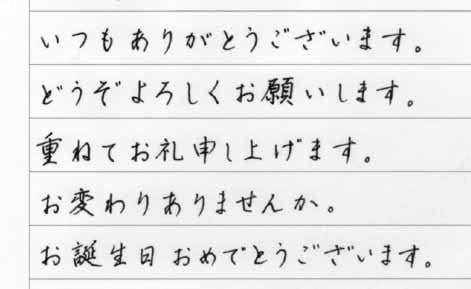
#> input picture services/ocr-service/test/http/sample/image2.jpg, 471 x 289 px
$ python -i opencv_handler.py   (imports and definitions only)
#> lines starting #> are read from the running program, lines starting #| are printed output that depends on the picture; after the words box and inside, x2 and y2 are one past the last pixel; in counts of white or black regions, pixels touching at a corner belong together
#> further down, picture is the input picture: shape (289, 471, 3); min 0, max 255, mean 233.2
import cv2
import numpy as np

def preprocess_image(cv_image, denoise_strength=10, adaptive_thresh=True):
    """
    画像前処理パイプライン

    Args:
        cv_image: OpenCV画像（BGR）
        denoise_strength: ノイズ除去強度（1-30）
        adaptive_thresh: 適応的二値化を使うか

    Returns:
        np.ndarray: 前処理済み画像
    """
#> called with denoise_strength = 10, adaptive_thresh = True
    try :
        # グレースケール
        gray = auto_invert(cv_image)
#> in auto_invert, `median = np.median(gray)`: median = 244

        # ノイズ除去
        denoised = cv2.fastNlMeansDenoising(
            gray,
            h=denoise_strength,
            templateWindowSize=7,
            searchWindowSize=21
        )

        # 二値化
        if adaptive_thresh:
            binary = cv2.adaptiveThreshold(
                denoised, 255,
                cv2.ADAPTIVE_THRESH_GAUSSIAN_C,
                cv2.THRESH_BINARY_INV, 11, 2
            )
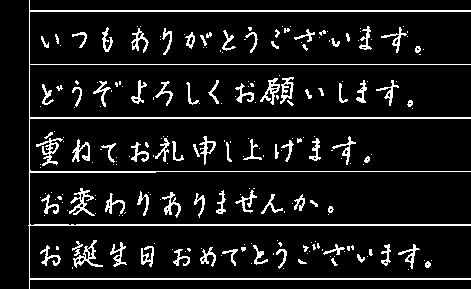
#> binary: shape (289, 471); 9.3% white in thin lines or dots
        else:
            _, テキスト抽出 = cv2.threshold(
                denoised, 0, 255,
                cv2.THRESH_BINARY_INV + cv2.THRESH_OTSU
            )

        # 輪郭強調
        kernel = np.ones((2,2), np.uint8)
        processed = cv2.morphologyEx(binary, cv2.MORPH_CLOSE, kernel)
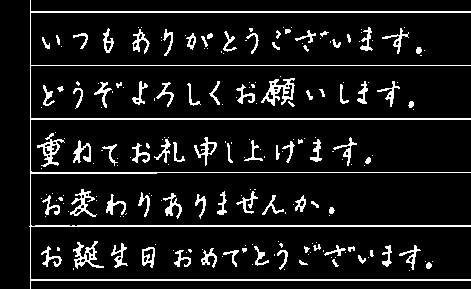
#> processed: shape (289, 471); 9.5% white in thin lines or dots

        return processed
    except Exception as e:
        print(f"前処理エラー:{e}")
        return None

def auto_invert(cv_image):
    """
    画像の明暗分布から自動反転判定（背景黒、文字白に対応するため）
    """
    gray = cv2.cvtColor(cv_image, cv2.COLOR_BGR2GRAY) if len(cv_image.shape) == 3 else cv_image

    # 画素値の中央値で判定（閾値は調整可能）
    median = np.median(gray)
    if median < 127:  # 全体が暗い場合
        return cv2.bitwise_not(gray)
    return gray

def pil_to_cv2(pil_image):
    """
    Pillow画像をOpenCV（NumPy配列、BGR形式）に変換する

    Args:
        pil_image: PillowのImageオブジェクト

    Returns:
        np.ndarray: OpenCV（BGR）形式の画像
    """
    try :
        if pil_image.mode != 'RGB':
            pil_image = pil_image.convert('RGB')

        # NumPy配列に変換
        np_image = np.array(pil_image)

        # RGB→BGR（OpenCV形式）
        cv_image = cv2.cvtColor(np_image, cv2.COLOR_RGB2BGR)
        return cv_image
    except Exception as e:
        print(f"Pillow → OpenCV形式の画像へ変換処理中にエラー:{e}")
        return None

>>> import cv2
>>> picture = cv2.imread('../../test/http/sample/image2.jpg')
>>> result = preprocess_image(picture)

$ run again, on services/ocr-service/test/http/sample/image.png
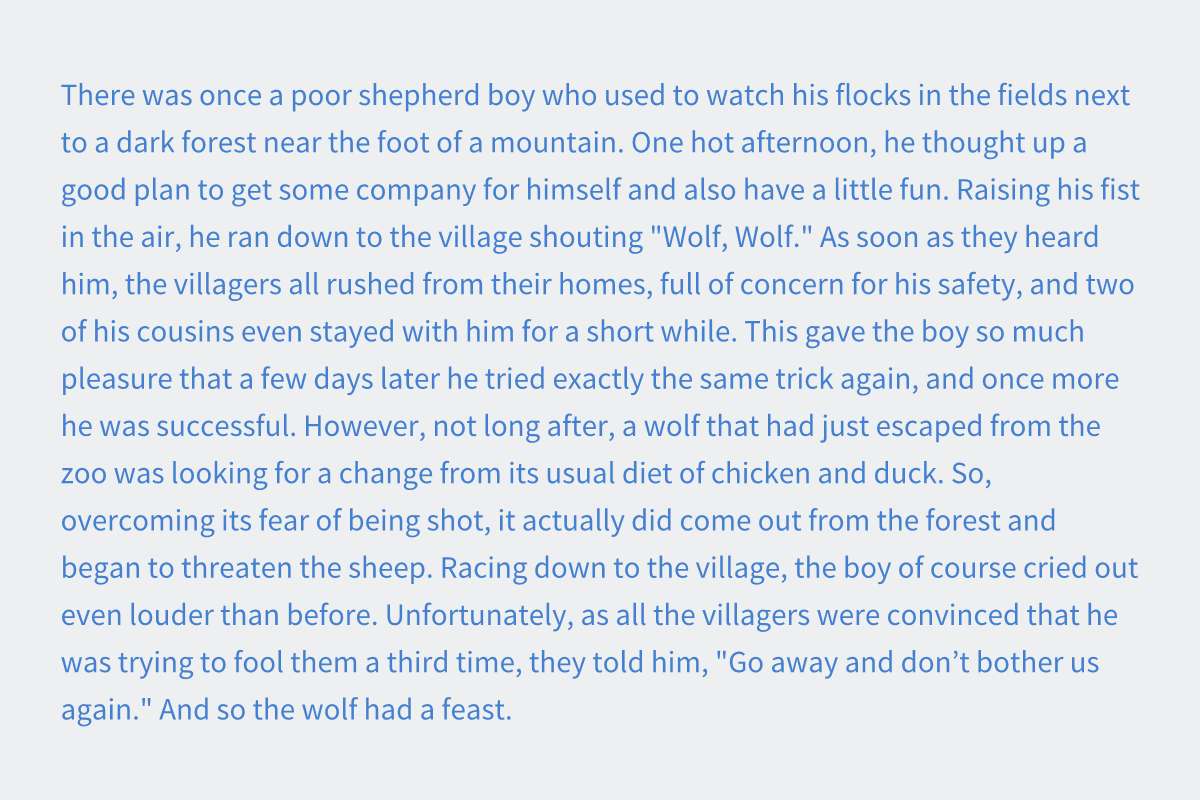
#> input picture services/ocr-service/test/http/sample/image.png, 1200 x 800 px
#> picture is the input picture: shape (800, 1200, 3); mean B, G, R 237.4, 230.4, 223.8
#> median = 239
#> in preprocess_image, `binary = cv2.adaptiveThreshold( denoised, 255, cv2.ADAPTIVE_THRESH_GAU..`:
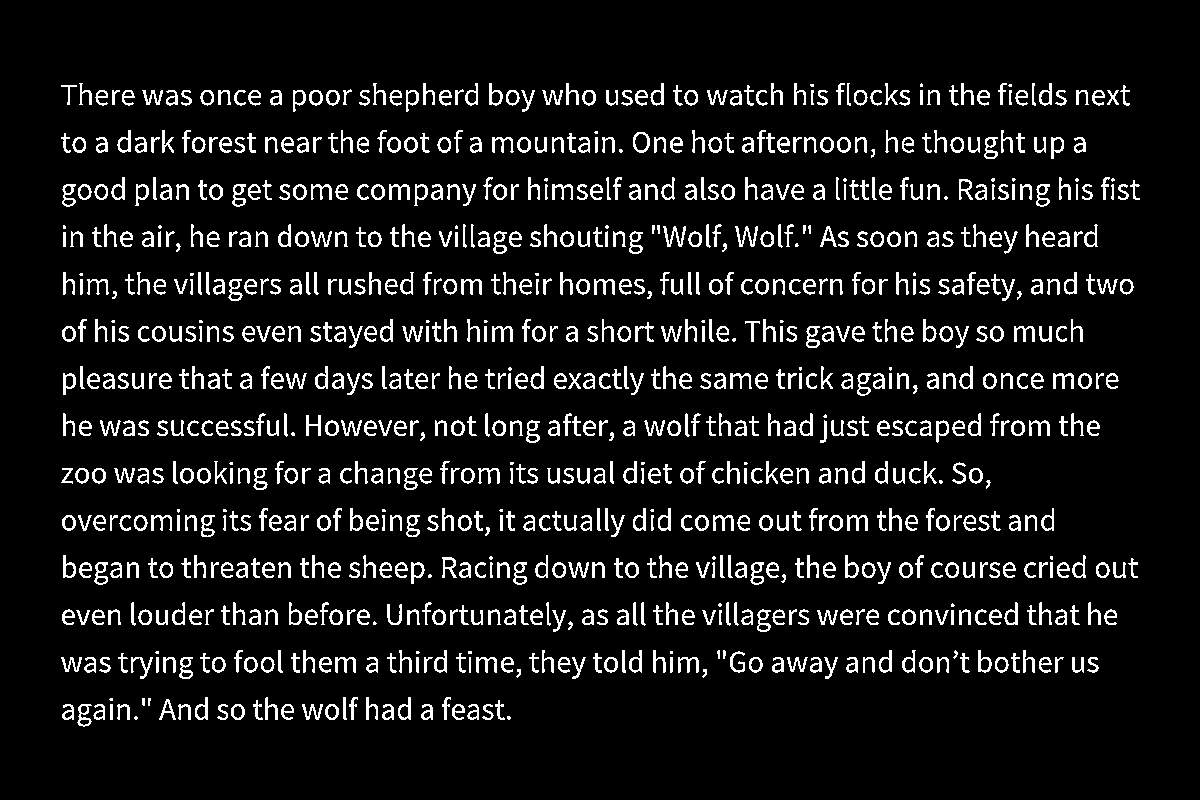
#> binary: shape (800, 1200); 8.6% white in thin lines or dots, all inside (x1, y1, x2, y2) = (61, 83, 1140, 727)
#> in preprocess_image, `processed = cv2.morphologyEx(binary, cv2.MORPH_CLOSE, kernel)`:
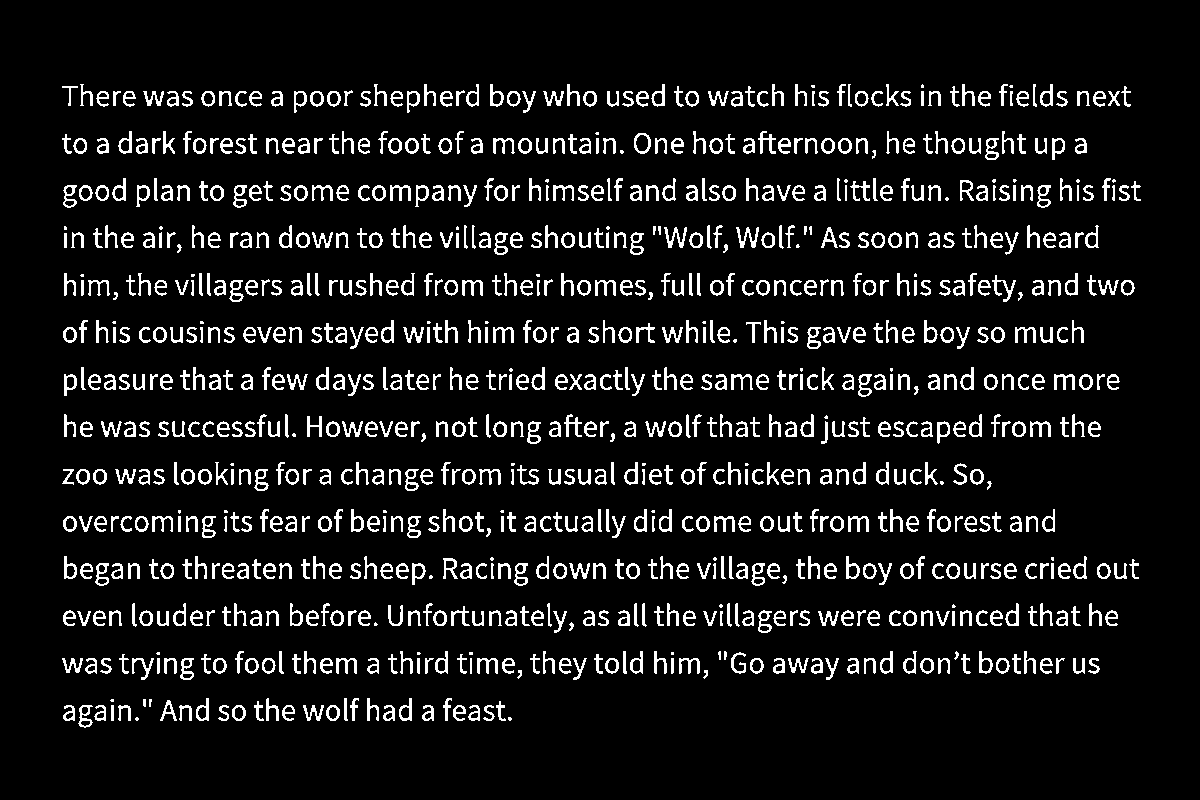
#> processed: shape (800, 1200); 8.7% white in thin lines or dots, all inside (x1, y1, x2, y2) = (62, 84, 1141, 728)
